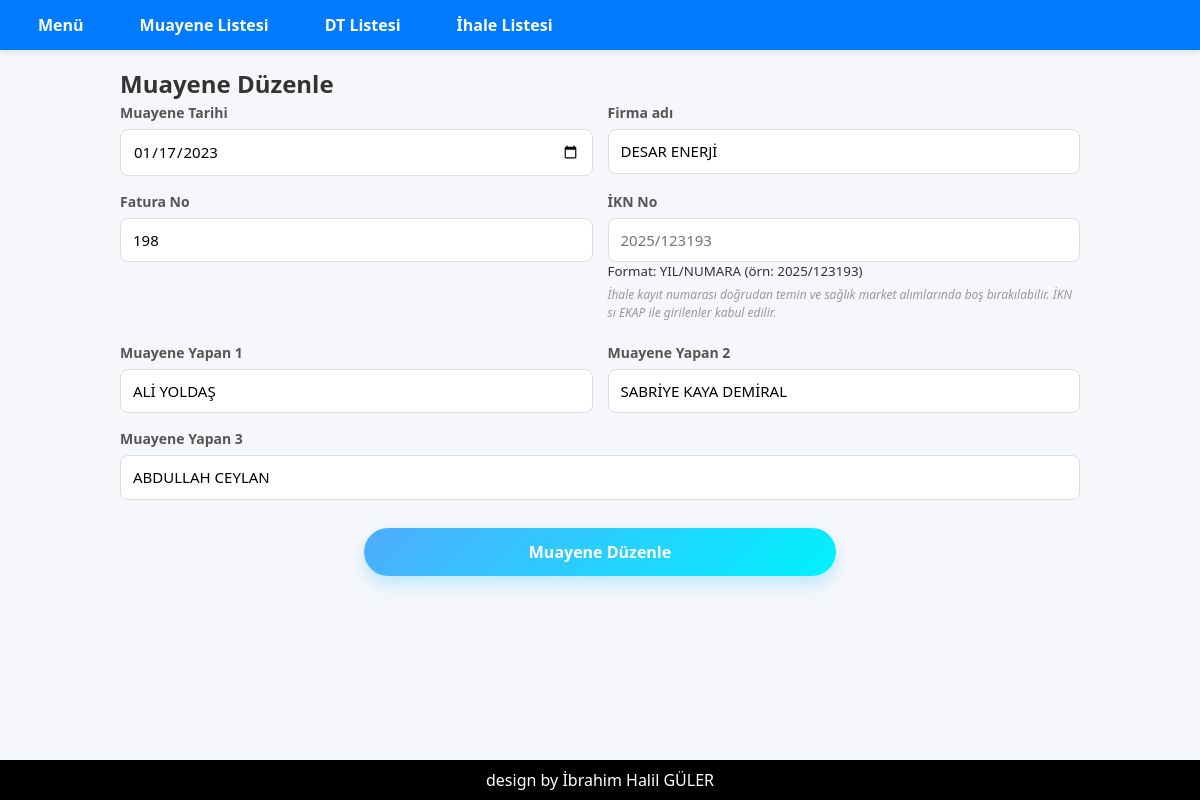
Page /muadt/duzenle.php?id=925 on the committed database.
### tables this page shows
CREATE TABLE `muayene` (
  `id` int(11) NOT NULL,
  `muayenetarihi` date NOT NULL,
  `firmaadi` varchar(50) NOT NULL,
  `faturano` varchar(50) NOT NULL,
  `iknno` varchar(15) NOT NULL,
  `faturasahibi` varchar(50) NOT NULL,
  `faturasahibi1` varchar(50) NOT NULL,
  `faturasahibi2` varchar(50) NOT NULL
);

### muadt/duzenle.php (the view, shortened to what this page needs)
<?php @include './partials/header.php'; ?>
<?php
$ekle = $db->prepare("SELECT * FROM muayene where id=:id");
$ekle->execute(array('id' => $_GET['id']));
$personelcek = $ekle->fetch(PDO::FETCH_ASSOC);
?>
<main>
    <div class="bilgigiris">
    <h2>Muayene Düzenle</h2>
    <form action="islem.php" method="post">
        <div class="bolme">
            <div>
                <label for="datetar">Muayene Tarihi</label>
                <input type="date" id="datetar" class="form-control" name="datetar" value="<?= $personelcek['muayenetarihi']; ?>">
            </div>
            <div>
                <label for="firmaadi">Firma adı</label>
                <input type="text" name="firmaadi" value="<?= $personelcek['firmaadi']; ?>" id="firmaadi" class="form-control">
            </div>
            <div>
                <label for="faturano">Fatura No</label>
                <input type="text" name="faturano" value="<?= $personelcek['faturano']; ?>" id="faturano" class="form-control">
            </div>
            <div>
                <label for="iknno">İKN No</label>
                <input type="text" name="iknno" id="iknno"
                       pattern="\d{4}/\d+"
                       placeholder="2025/123193">
                <small>Format: YIL/NUMARA (örn: 2025/123193)</small>
                <span class="uyari">
                    İhale kayıt numarası doğrudan temin ve sağlık market alımlarında boş bırakılabilir. İKN sı EKAP ile girilenler kabul edilir.
                </span>
            </div>
        </div>
        <div class="bolme">
            <div>
                <label for="faturasahibi">Muayene Yapan 1</label>
                <input type="text" name="faturasahibi" value="<?= $personelcek['faturasahibi']; ?>" id="faturasahibi" class="form-control">
            </div>
            <div>
                <label for="faturasahibi1">Muayene Yapan 2</label>
                <input type="text" name="faturasahibi1" value="<?= $personelcek['faturasahibi1']; ?>" id="faturasahibi1" class="form-control">
            </div>
            <div>
                <label for="faturasahibi2">Muayene Yapan 3</label>
                <input type="text" name="faturasahibi2" value="<?= $personelcek['faturasahibi2']; ?>" id="faturasahibi2" class="form-control">
            </div>
        </div>
        <div class="form-group">
            <button type="submit" name="perduzen" class="button">Muayene Düzenle</button>
        </div>
    </form>
</div>
</main>
<?php @include './partials/footer.php' ?>

### css/main.css (style rules this page uses)
main { width: 80%; margin-top: 1rem; margin-left: 10%; }
.button { display: inline-block; padding: 12px 28px; background: linear-gradient(135deg, #4facfe 0%, #00f2fe 100%); color: white; font-weight: 600; border-radius: 30px; cursor: pointer; user-select: none; box-shadow: 0 8px 15px rgba(64, 196, 255, 0.3); transition: all 0.3s ease; border: none; font-size: 16px; }
form { display: flex; flex-direction: column; gap: 20px; }
.bolme { display: flex; gap: 15px; flex-wrap: wrap; }
.bolme > div { flex: 1 1 45%; display: flex; flex-direction: column; }
label { font-weight: 600; color: #555; margin-bottom: 6px; font-size: 14px; }
input[type="text"], input[type="date"] { padding: 10px 12px; font-size: 15px; border-radius: 8px; border: 1.8px solid #ddd; transition: border-color 0.3s ease; }
.uyari { font-size: 12px; color: #999; margin-top: 4px; font-style: italic; }
.form-group { padding: 0.5rem; text-align: center; }
.form-group button { width: 50%; }

### rows in the picture
muayene: datetar "01/17/2023", firmaadi "DESAR ENERJİ", faturano "198", faturasahibi "ALİ YOLDAŞ", faturasahibi1 "SABRİYE KAYA DEMİRAL", faturasahibi2 "ABDULLAH CEYLAN"
